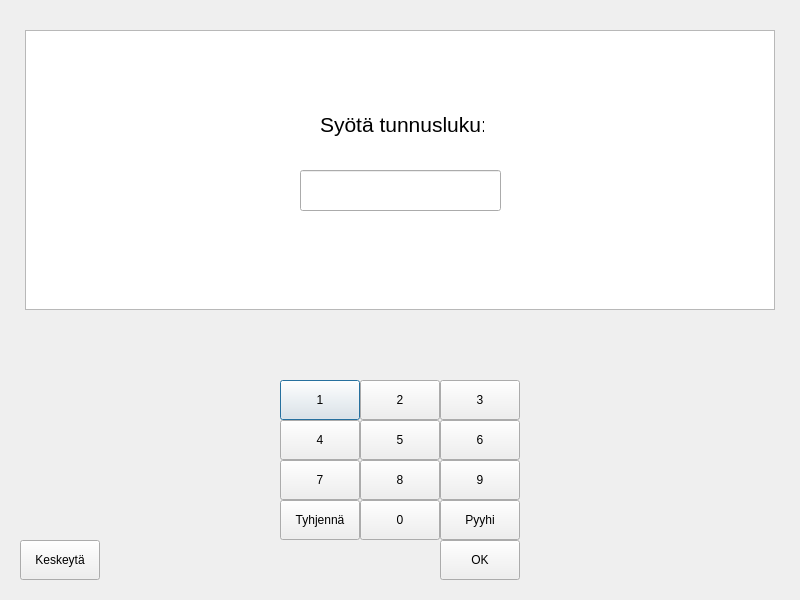
<?xml version="1.0" encoding="UTF-8"?>
<ui version="4.0">
 <class>Dialog</class>
 <widget class="QDialog" name="Dialog">
  <property name="geometry">
   <rect>
    <x>0</x>
    <y>0</y>
    <width>800</width>
    <height>600</height>
   </rect>
  </property>
  <property name="windowTitle">
   <string>Dialog</string>
  </property>
  <widget class="QLabel" name="label">
   <property name="geometry">
    <rect>
     <x>320</x>
     <y>110</y>
     <width>164</width>
     <height>28</height>
    </rect>
   </property>
   <property name="font">
    <font>
     <pointsize>16</pointsize>
    </font>
   </property>
   <property name="text">
    <string>Syötä tunnusluku:</string>
   </property>
  </widget>
  <widget class="QLineEdit" name="lineEdit">
   <property name="geometry">
    <rect>
     <x>300</x>
     <y>170</y>
     <width>201</width>
     <height>41</height>
    </rect>
   </property>
   <property name="font">
    <font>
     <pointsize>16</pointsize>
    </font>
   </property>
   <property name="echoMode">
    <enum>QLineEdit::Password</enum>
   </property>
  </widget>
  <widget class="QPushButton" name="btn1">
   <property name="geometry">
    <rect>
     <x>280</x>
     <y>380</y>
     <width>80</width>
     <height>40</height>
    </rect>
   </property>
   <property name="text">
    <string>1</string>
   </property>
  </widget>
  <widget class="QPushButton" name="btn2">
   <property name="geometry">
    <rect>
     <x>360</x>
     <y>380</y>
     <width>80</width>
     <height>40</height>
    </rect>
   </property>
   <property name="text">
    <string>2</string>
   </property>
  </widget>
  <widget class="QPushButton" name="btn3">
   <property name="geometry">
    <rect>
     <x>440</x>
     <y>380</y>
     <width>80</width>
     <height>40</height>
    </rect>
   </property>
   <property name="text">
    <string>3</string>
   </property>
  </widget>
  <widget class="QPushButton" name="btn4">
   <property name="geometry">
    <rect>
     <x>280</x>
     <y>420</y>
     <width>80</width>
     <height>40</height>
    </rect>
   </property>
   <property name="text">
    <string>4</string>
   </property>
  </widget>
  <widget class="QPushButton" name="btn5">
   <property name="geometry">
    <rect>
     <x>360</x>
     <y>420</y>
     <width>80</width>
     <height>40</height>
    </rect>
   </property>
   <property name="text">
    <string>5</string>
   </property>
  </widget>
  <widget class="QPushButton" name="btn6">
   <property name="geometry">
    <rect>
     <x>440</x>
     <y>420</y>
     <width>80</width>
     <height>40</height>
    </rect>
   </property>
   <property name="text">
    <string>6</string>
   </property>
  </widget>
  <widget class="QPushButton" name="btn7">
   <property name="geometry">
    <rect>
     <x>280</x>
     <y>460</y>
     <width>80</width>
     <height>40</height>
    </rect>
   </property>
   <property name="text">
    <string>7</string>
   </property>
  </widget>
  <widget class="QPushButton" name="btn8">
   <property name="geometry">
    <rect>
     <x>360</x>
     <y>460</y>
     <width>80</width>
     <height>40</height>
    </rect>
   </property>
   <property name="text">
    <string>8</string>
   </property>
  </widget>
  <widget class="QPushButton" name="btn9">
   <property name="geometry">
    <rect>
     <x>440</x>
     <y>460</y>
     <width>80</width>
     <height>40</height>
    </rect>
   </property>
   <property name="text">
    <string>9</string>
   </property>
  </widget>
  <widget class="QPushButton" name="btnReset">
   <property name="geometry">
    <rect>
     <x>280</x>
     <y>500</y>
     <width>80</width>
     <height>40</height>
    </rect>
   </property>
   <property name="text">
    <string>Tyhjennä</string>
   </property>
  </widget>
  <widget class="QPushButton" name="btn0">
   <property name="geometry">
    <rect>
     <x>360</x>
     <y>500</y>
     <width>80</width>
     <height>40</height>
    </rect>
   </property>
   <property name="text">
    <string>0</string>
   </property>
  </widget>
  <widget class="QPushButton" name="btnErase">
   <property name="geometry">
    <rect>
     <x>440</x>
     <y>500</y>
     <width>80</width>
     <height>40</height>
    </rect>
   </property>
   <property name="text">
    <string>Pyyhi</string>
   </property>
  </widget>
  <widget class="QPushButton" name="btnOK">
   <property name="geometry">
    <rect>
     <x>440</x>
     <y>540</y>
     <width>80</width>
     <height>40</height>
    </rect>
   </property>
   <property name="text">
    <string>OK</string>
   </property>
  </widget>
  <widget class="QPushButton" name="btnCancel">
   <property name="geometry">
    <rect>
     <x>20</x>
     <y>540</y>
     <width>80</width>
     <height>40</height>
    </rect>
   </property>
   <property name="text">
    <string>Keskeytä</string>
   </property>
  </widget>
  <widget class="QTextBrowser" name="textBrowser">
   <property name="geometry">
    <rect>
     <x>25</x>
     <y>30</y>
     <width>750</width>
     <height>280</height>
    </rect>
   </property>
  </widget>
  <zorder>textBrowser</zorder>
  <zorder>label</zorder>
  <zorder>lineEdit</zorder>
  <zorder>btn1</zorder>
  <zorder>btn2</zorder>
  <zorder>btn3</zorder>
  <zorder>btn4</zorder>
  <zorder>btn5</zorder>
  <zorder>btn6</zorder>
  <zorder>btn7</zorder>
  <zorder>btn8</zorder>
  <zorder>btn9</zorder>
  <zorder>btnReset</zorder>
  <zorder>btn0</zorder>
  <zorder>btnErase</zorder>
  <zorder>btnOK</zorder>
  <zorder>btnCancel</zorder>
 </widget>
 <resources/>
 <connections/>
</ui>
